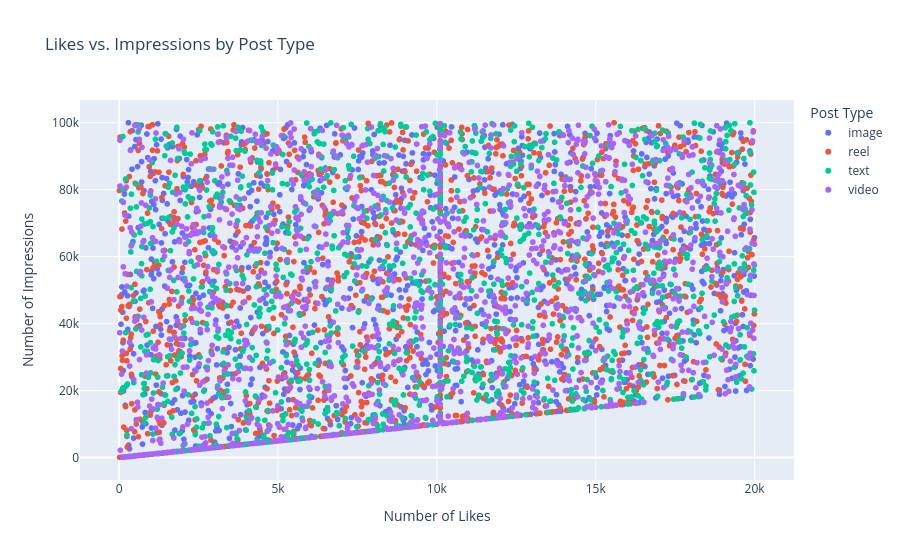

Write notebook code for a chart like this one.
### Code cell
#Plotly (Interactive)

fig = px.scatter( df, x="likes",y="impression_count",color="post_type",hover_data=["comments", "shares"],title="Likes vs. Impressions by Post Type",
    labels={"likes": "Number of Likes","impression_count": "Number of Impressions","post_type": "Post Type"})
fig.show()

### Figure 1 — Plotly figure (JSON) as saved in the notebook; plotly's stock layout.template omitted (floating-point values rounded to 4 significant figures; data arrays with more than 128 entries replaced by an {"elided": "..."} marker saying what was removed)
{"data": [{"customdata": {"elided": "1247x2 int values"}, "hovertemplate": "Post Type=image<br>Number of Likes=%{x}<br>Number of Impressions=%{y}<br>comments=%{customdata[0]}<br>shares=%{customdata[1]}<extra></extra>", "legendgroup": "image", "marker": {"color": "#636efa", "symbol": "circle"}, "mode": "markers", "name": "image", "showlegend": true, "type": "scattergl", "x": {"elided": "1247 int values"}, "xaxis": "x", "y": {"elided": "1247 int values"}, "yaxis": "y"}, {"customdata": {"elided": "1283x2 int values"}, "hovertemplate": "Post Type=reel<br>Number of Likes=%{x}<br>Number of Impressions=%{y}<br>comments=%{customdata[0]}<br>shares=%{customdata[1]}<extra></extra>", "legendgroup": "reel", "marker": {"color": "#EF553B", "symbol": "circle"}, "mode": "markers", "name": "reel", "showlegend": true, "type": "scattergl", "x": {"elided": "1283 int values"}, "xaxis": "x", "y": {"elided": "1283 int values"}, "yaxis": "y"}, {"customdata": {"elided": "1245x2 int values"}, "hovertemplate": "Post Type=text<br>Number of Likes=%{x}<br>Number of Impressions=%{y}<br>comments=%{customdata[0]}<br>shares=%{customdata[1]}<extra></extra>", "legendgroup": "text", "marker": {"color": "#00cc96", "symbol": "circle"}, "mode": "markers", "name": "text", "showlegend": true, "type": "scattergl", "x": {"elided": "1245 int values"}, "xaxis": "x", "y": {"elided": "1245 int values"}, "yaxis": "y"}, {"customdata": {"elided": "1225x2 int values"}, "hovertemplate": "Post Type=video<br>Number of Likes=%{x}<br>Number of Impressions=%{y}<br>comments=%{customdata[0]}<br>shares=%{customdata[1]}<extra></extra>", "legendgroup": "video", "marker": {"color": "#ab63fa", "symbol": "circle"}, "mode": "markers", "name": "video", "showlegend": true, "type": "scattergl", "x": {"elided": "1225 int values"}, "xaxis": "x", "y": {"elided": "1225 int values"}, "yaxis": "y"}], "layout": {"legend": {"title": {"text": "Post Type"}, "tracegroupgap": 0}, "title": {"text": "Likes vs. Impressions by Post Type"}, "xaxis": {"anchor": "y", "domain": [0, 1], "title": {"text": "Number of Likes"}}, "yaxis": {"anchor": "x", "domain": [0, 1], "title": {"text": "Number of Impressions"}}}}
